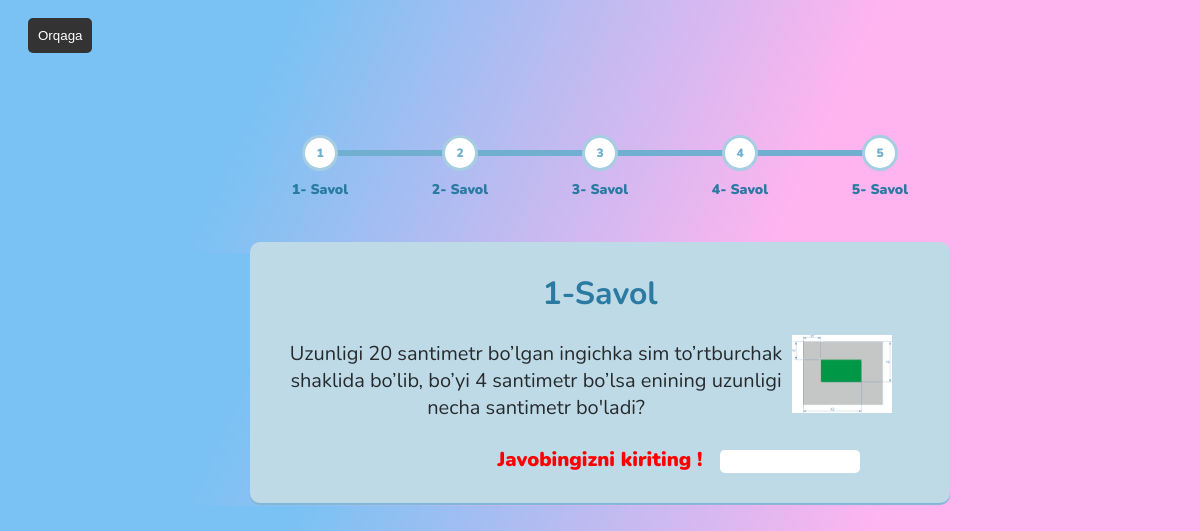
/noodatiy-testlar/, run on the app's committed database.
### first_app/models.py (models this page shows, shortened)
class FirstTask(models.Model):
    question = models.TextField(verbose_name="Savol matni")
    question_answer = models.IntegerField(
        blank=True, null=True, verbose_name="To'g'ri javob")
    question_image = models.ImageField(
        verbose_name="Savolga bog'liq biror rasm")
    class Meta:
        verbose_name = "Nostandart savol"
        verbose_name_plural = "Nostandart savollar"

### first_app/views.py (the view)
# urls.py: path('noodatiy-testlar/', views.first_task, name='first_task'),
def first_task(request):
    context = {
        'question1': question_objects_list[0],
        'question2': question_objects_list[1],
        'question3': question_objects_list[2],
        'question4': question_objects_list[3],
        'question5': question_objects_list[4],
    }
    return render(request, 'first_app/first_task.html', context)

### templates/first_app/first_task.html (shortened to what this page needs)
{% load static %}
<!DOCTYPE html>
<html lang="en">
<head>
    <link rel="stylesheet" href="{% static 'first_app/css/first_task.css' %}">
    <link rel="stylesheet" href="https://cdnjs.cloudflare.com/ajax/libs/font-awesome/6.0.0-beta2/css/all.min.css"
 />
</head>
<body>
    <div style="text-align: left;">
        <a href="{% url 'dashboard' %}">
            <button class="button-top"
                style="padding: 10px; background-color: #333; color: #fff; border:none; border-radius:5px; position: relative; top: 10px; left: 20px;">
                Orqaga
            </button>
        </a>
    </div>
    <form class='progress' method="post" action="{% url 'first_check' %}">
        <div class="left-image"><img src="{% static 'first_app/images/notes.png' %}" alt=""></div>
        <div class='progress_inner'>
            <div class='progress_inner__step'>
                <label for='step-1'><span>1-</span> Savol</label>
            </div>
            <div class='progress_inner__step'>
                <label for='step-2'><span>2-</span> Savol</label>
            </div>
            <div class='progress_inner__step'>
                <label for='step-3'><span>3-</span> Savol</label>
            </div>
            <div class='progress_inner__step'>
                <label for='step-4'><span>4-</span> Savol</label>
            </div>
            <div class='progress_inner__step'>
                <label for='step-5'><span>5-</span> Savol</label>
            </div>
            <div class='progress_inner__bar--set'></div>
            <div class='progress_inner__tabs'>
                <div class='tab tab-0'>
                    <h1>1-Savol</h1>
                    <div class="text-img">
                        <div class="text">
                            <p>{{question1.question}}</p>
                        </div>
                        <div class="img-right">
                            <img class="image" src="{{question1.question_image.url}}" alt="">
                        </div>
                    </div>
                    <label class="label" for="i2"> Javobingizni kiriting !</label>
                    <input class="input0" id="i2" type="number" name="answer_1">
                </div>
            </div>
            <div class='progress_inner__status'>
            </div>
        </div>
    </form>
</body>
</html>

### static/first_app/css/first_task.css (style rules this page uses)
body form .progress_inner { margin-top: -100px; }
* { box-sizing: border-box; }
body .progress_inner__status .box_string, body .progress_inner__status .box_tag, body .progress_inner__status .box_bow__right, body .progress_inner__status .box_bow__left, body .progress_inner__status .box_bow, body .progress_inner__status .box_ribbon, body .progress_inner__status .box_item, body .progress_inner__status .box_base, body .progress_inner, body .progress_inner__step:before { position: absolute; left: 0; right: 0; top: 50%; transform: translateY(-50%); margin: auto; }
body .progress_inner__bar--set, body .progress_inner__bar { height: 6px; left: 10%; background: repeating-linear-gradient(45deg, #1ea4ec, #1ea4ec 4px, #1f8bc5 4px, #1f8bc5 10px); transition: width 800ms cubic-bezier(0.915, 0.015, 0.3, 1.005); border-radius: 6px; width: 0; position: relative; z-index: -1; }
body .progress_inner__step:before { width: 30px; height: 30px; color: #70afd0; background: white; line-height: 30px; border: 3px solid #a6cde2; font-size: 12px; top: 3px; border-radius: 100%; transition: all 0.4s; cursor: pointer; pointer-events: none; }
body .progress_inner__step { width: 20%; font-size: 14px; padding: 0 10px; transition: all 0.4s; float: left; text-align: center; position: relative; }
body .progress_inner__step label { padding-top: 50px; top: -20px; display: block; position: relative; cursor: pointer; }
body .progress .left-image { margin: 180px 0 0 -780px; }
body { font-family: "Nunito", sans-serif; background-image: linear-gradient(114.2deg, rgba(121, 194, 243, 1) 22.6%, rgba(255, 180, 239, 1) 67.7%); color: #2a7aa1; text-align: center; font-weight: 900; }
body .progress_inner { height: 300px; width: 700px; }
body .progress_inner #step-1:checked+input+input+input+input+div+div+div>.tab:nth-of-type(1) { opacity: 1; top: 0; }
body .progress_inner #step-1:checked+input+input+input+input+div+div+div+div { right: 90%; }
body .progress_inner__step:nth-of-type(1):before { content: "1"; }
body .progress_inner__step:nth-of-type(2):before { content: "2"; }
body .progress_inner__step:nth-of-type(3):before { content: "3"; }
body .progress_inner__step:nth-of-type(4):before { content: "4"; }
body .progress_inner__step:nth-of-type(5):before { content: "5"; }
body .progress_inner__bar--set { width: 80%; top: -6px; background: #70afd0; position: relative; z-index: -2; }
.progress_inner__tabs { position: relative; }
body .progress_inner__tabs .tab { opacity: 0; position: absolute; top: 40px; text-align: center; margin-top: 80px; box-shadow: 0px 2px 1px #80b7d5; padding: 30px; background: rgb(191, 218, 231); border-radius: 10px; transition: all 0.2s; }
body .progress_inner__tabs .tab h1 { margin: 0; }
body .progress_inner__tabs .tab p { font-weight: 400; opacity: 0.8; color: #000000; font-size: 20px; padding: 5px; border-radius: 5px; }
.input0, .input1, .input2, .input3 { position: absolute; right: 90px; bottom: 30px; width: 20%; z-index: 10; outline: none; border-radius: 5px; border-radius: 5px; border: none; padding: 4px 10px; }
body .progress_inner__tabs .tab .label { padding: 10px; color: red; font-size: 20px; }
body .progress_inner .text-img { display: flex; }
body .progress_inner .image { max-width: 100px; max-height: 100px; margin-top: 20px; }
body .progress_inner .text { width: 80%; }
body .progress_inner__status { width: 40px; height: 40px; top: -80px; transition: right 800ms cubic-bezier(0.915, 0.015, 0.3, 1.005); transform: translateX(50%); position: absolute; }

### data on the page
FirstTask: question "Uzunligi 20 santimetr bo’lgan ingichka sim to’rtburchak shaklida bo’lib, bo’yi 4 santimetr bo’lsa enining uzunligi necha santimetr bo'ladi?", question_image (picture)
